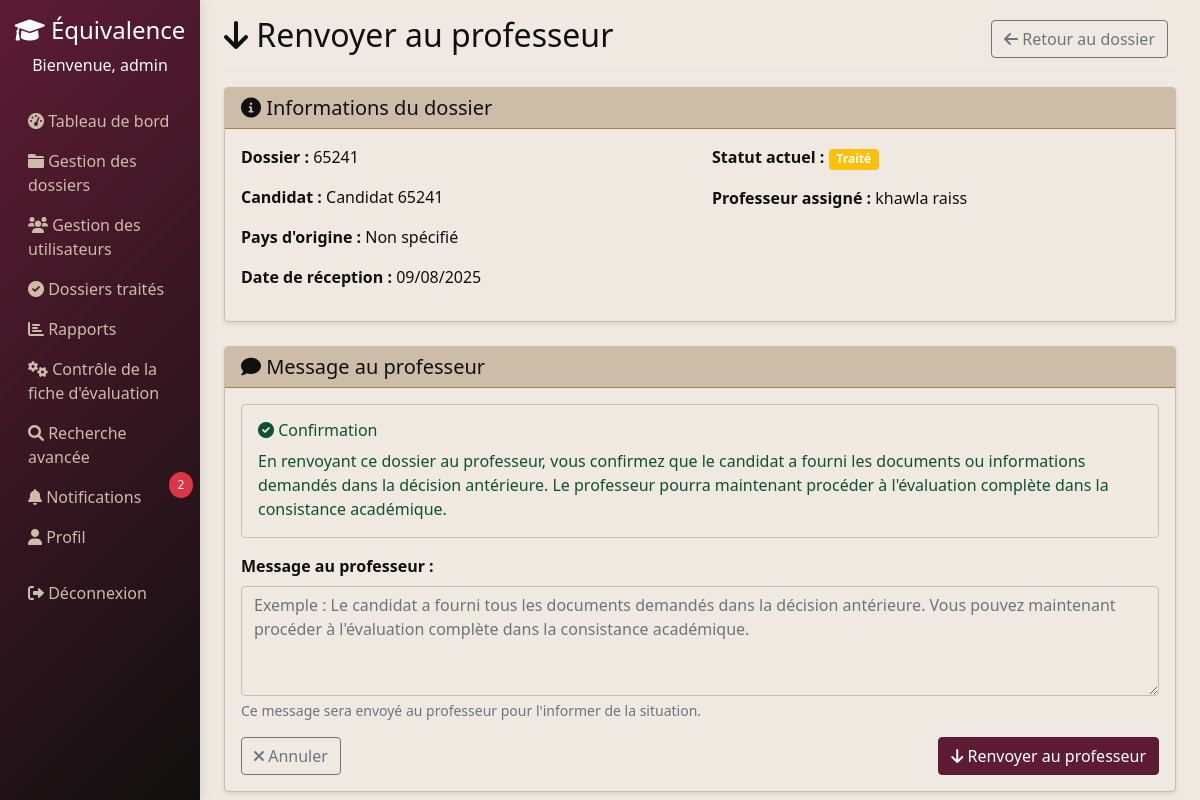
/dossiers/dossier/49/renvoyer-au-professeur/ (signed in), run on the app's committed database.
### users/models.py (models this page shows, shortened)
class CustomUser(AbstractUser):
    ADMIN = 'admin'
    PROFESSEUR = 'professeur'
    ROLE_CHOICES = [
        (ADMIN, 'Administrateur'),
        (PROFESSEUR, 'Professeur'),
    ]
    role = models.CharField(max_length=20, choices=ROLE_CHOICES, default=ADMIN)

### dossiers/models.py (models this page shows, shortened)
class Notification(models.Model):
    TYPES = [
        ('affectation', 'Affectation de dossier'),
        ('traitement', 'Traitement terminé'),
        ('evaluation', 'Nouvelle évaluation'),
        ('system', 'Notification système'),
        ('retour', 'Retour à l\'admin'),
        ('renvoi', 'Renvoyer au professeur'),
    ]
    destinataire = models.ForeignKey(CustomUser, on_delete=models.CASCADE, related_name='notifications')
    type_notification = models.CharField(max_length=20, choices=TYPES)
    titre = models.CharField(max_length=255)
    message = models.TextField()
    dossier = models.ForeignKey(Dossier, on_delete=models.CASCADE, null=True, blank=True)
    date_creation = models.DateTimeField(auto_now_add=True)
    lu = models.BooleanField(default=False)
    class Meta:
        ordering = ['-date_creation']

class Dossier(models.Model):
    STATUT_CHOICES = [
        ('non_traite', 'Non traité'),
        ('en_cours', 'En cours'),
        ('traite', 'Traité'),
        ('archive', 'Archivé'),
    ]
    titre = models.CharField(max_length=255)
    description = models.TextField(blank=True)
    date_reception = models.DateField(auto_now_add=True)
    statut = models.CharField(max_length=20, choices=STATUT_CHOICES, default='non_traite')
    professeurs = models.ManyToManyField(settings.AUTH_USER_MODEL, related_name='dossiers_attribues', blank=True)

class Candidat(models.Model):
    dossier = models.OneToOneField(Dossier, on_delete=models.CASCADE, related_name='candidat')
    nom = models.CharField(max_length=255)
    date_arrivee = models.DateField()
    pays_origine = models.CharField(max_length=100)

### dossiers/views.py (the view, shortened to what this page needs)
# urls.py: path('dossier/<int:dossier_id>/renvoyer-au-professeur/', views.renvoyer_au_professeur, name='renvoyer_au_professeur'),
@login_required
def renvoyer_au_professeur(request, dossier_id):
    if request.user.role != 'admin':
        messages.error(request, "Accès non autorisé")
        return redirect('dossiers:dashboard')
    dossier = get_object_or_404(Dossier, id=dossier_id)
    candidat = get_object_or_404(Candidat, dossier=dossier)
    context = {
        'dossier': dossier,
        'candidat': candidat,
    }
    return render(request, 'dossiers/renvoyer_au_professeur.html', context)

### templates/dossiers/renvoyer_au_professeur.html (shortened to what this page needs)
{% extends 'base.html' %}
{% block content %}
<div class="d-flex justify-content-between flex-wrap flex-md-nowrap align-items-center pt-3 pb-2 mb-3 border-bottom">
    <h1 class="h2"><i class="fas fa-arrow-down"></i> Renvoyer au professeur</h1>
    <div>
        <a href="{% url 'dossiers:dossier_detail' dossier.id %}" class="btn btn-outline-secondary me-2">
            <i class="fas fa-arrow-left"></i> Retour au dossier
        </a>
    </div>
</div>
<div class="card mb-4">
    <div class="card-header">
        <h5 class="mb-0"><i class="fas fa-info-circle"></i> Informations du dossier</h5>
    </div>
    <div class="card-body">
        <div class="row">
            <div class="col-md-6">
                <p><strong>Dossier :</strong> {{ dossier.titre }}</p>
                <p><strong>Candidat :</strong> {{ candidat.nom }}</p>
                <p><strong>Pays d'origine :</strong> {{ candidat.pays_origine }}</p>
                <p><strong>Date de réception :</strong> {{ dossier.date_reception|date:"d/m/Y" }}</p>
            </div>
            <div class="col-md-6">
                <p><strong>Statut actuel :</strong>
                    <span class="badge bg-warning">{{ dossier.get_statut_display }}</span>
                </p>
                <p><strong>Professeur assigné :</strong>
                    {% for prof in dossier.professeurs.all %}
                        {% if prof.role == 'professeur' %}
                            {{ prof.get_full_name|default:prof.username }}
                        {% endif %}
                    {% endfor %}
                </p>
            </div>
        </div>
    </div>
</div>
<div class="card">
    <div class="card-header">
        <h5 class="mb-0"><i class="fas fa-comment"></i> Message au professeur</h5>
    </div>
    <div class="card-body">
        <div class="alert alert-success">
            <h6><i class="fas fa-check-circle"></i> Confirmation</h6>
            <p class="mb-0">
                En renvoyant ce dossier au professeur, vous confirmez que le candidat a fourni les documents ou informations demandés dans la décision antérieure.
                Le professeur pourra maintenant procéder à l'évaluation complète dans la consistance académique.
            </p>
        </div>
        <form method="post" class="mt-3">
            <div class="mb-3">
                <label for="message_admin" class="form-label">
                    <strong>Message au professeur :</strong>
                </label>
                <textarea name="message_admin" id="message_admin" class="form-control" rows="4"
                          placeholder="Exemple : Le candidat a fourni tous les documents demandés dans la décision antérieure. Vous pouvez maintenant procéder à l'évaluation complète dans la consistance académique."></textarea>
                <div class="form-text">
                    Ce message sera envoyé au professeur pour l'informer de la situation.
                </div>
            </div>
            <div class="d-flex justify-content-between">
                <a href="{% url 'dossiers:dossier_detail' dossier.id %}" class="btn btn-outline-secondary">
                    <i class="fas fa-times"></i> Annuler
                </a>
                <button type="submit" class="btn btn-primary">
                    <i class="fas fa-arrow-down"></i> Renvoyer au professeur
                </button>
            </div>
        </form>
    </div>
</div>
{% endblock %}

### templates/base.html (shortened to what this page needs)
{% load static %}
<!DOCTYPE html>
<html lang="fr">
<head>
    <link href="https://cdn.jsdelivr.net/npm/bootstrap@5.1.3/dist/css/bootstrap.min.css" rel="stylesheet">
    <link href="https://cdnjs.cloudflare.com/ajax/libs/font-awesome/6.0.0/css/all.min.css" rel="stylesheet">
</head>
<body>
    {% if user.is_authenticated %}
    <div class="container-fluid">
        <div class="row">
            <nav class="col-md-3 col-lg-2 d-md-block sidebar collapse">
                <div class="position-sticky pt-3">
                    <div class="text-center mb-4">
                        <h4 class="text-white"><i class="fas fa-graduation-cap"></i> Équivalence</h4>
                        <p class="text-light">Bienvenue, {{ user.username }}</p>
                    </div>
                    <ul class="nav flex-column">
                        <li class="nav-item">
                            <a class="nav-link" href="{% url 'dossiers:dashboard' %}">
                                <i class="fas fa-tachometer-alt"></i> Tableau de bord
                            </a>
                        </li>
                        {% if user.role == 'admin' %}
                        <li class="nav-item">
                            <a class="nav-link" href="{% url 'dossiers:gestion_dossiers' %}">
                                <i class="fas fa-folder"></i> Gestion des dossiers
                            </a>
                        </li>
                        <li class="nav-item">
                            <a class="nav-link" href="{% url 'users:gestion_utilisateurs' %}">
                                <i class="fas fa-users"></i> Gestion des utilisateurs
                            </a>
                        </li>
                        <li class="nav-item">
                            <a class="nav-link" href="{% url 'dossiers:dossiers_traites_admin' %}">
                                <i class="fas fa-check-circle"></i> Dossiers traités
                            </a>
                        </li>
                        <li class="nav-item">
                            <a class="nav-link" href="{% url 'dossiers:rapports_statistiques' %}">
                                <i class="fas fa-chart-bar"></i> Rapports
                            </a>
                        </li>
                        <li class="nav-item">
                            <a class="nav-link" href="{% url 'dossiers:controle_fiche_evaluation' %}">
                                <i class="fas fa-cogs"></i> Contrôle de la fiche d'évaluation
                            </a>
                        </li>
                        {% else %}
                        <li class="nav-item">
                            <a class="nav-link" href="{% url 'dossiers:professeur_dossiers' %}">
                                <i class="fas fa-folder-open"></i> Mes dossiers
                            </a>
                        </li>
                        {% endif %}
                        <li class="nav-item">
                            <a class="nav-link" href="{% url 'dossiers:recherche_avancee' %}">
                                <i class="fas fa-search"></i> Recherche avancée
                            </a>
                        </li>
                        <li class="nav-item">
                            <a class="nav-link position-relative" href="{% url 'dossiers:notifications' %}">
                                <i class="fas fa-bell"></i> Notifications
                                {% if user.notifications.all %}
                                <span class="notification-badge">{{ user.notifications.all|length }}</span>
                                {% endif %}
                            </a>
                        </li>
                        <li class="nav-item">
                            <a class="nav-link" href="{% url 'users:profile' %}">
                                <i class="fas fa-user"></i> Profil
                            </a>
                        </li>
                        <li class="nav-item mt-3">
                            <a class="nav-link text-danger" href="{% url 'logout' %}">
                                <i class="fas fa-sign-out-alt"></i> Déconnexion
                            </a>
                        </li>
                    </ul>
                </div>
            </nav>
            <main class="col-md-9 ms-sm-auto col-lg-10 px-md-4">
                {% block content %}{% endblock %}
            </main>
        </div>
    </div>
    {% else %}
        {% block login_content %}{% endblock %}
    {% endif %}
</body>
</html>

### templates/base.html (style rules this page uses)
:root { --color-black: #11100F; --color-dark-maroon: #5D1C34; --color-muted-gold: #A67D44; --color-sage-green: #899481; --color-light-taupe: #CDBCA8; --color-off-white: #EFE9E1; }
body { background-color: var(--color-off-white); color: var(--color-black); font-family: 'Segoe UI', Tahoma, Geneva, Verdana, sans-serif; }
.sidebar { min-height: 100vh; background: linear-gradient(135deg, var(--color-dark-maroon) 0%, var(--color-black) 100%); box-shadow: 2px 0 10px rgba(0,0,0,0.1); }
.nav-link { color: var(--color-light-taupe) !important; transition: all 0.3s ease; }
.card { background-color: var(--color-off-white); border: 1px solid var(--color-light-taupe); box-shadow: 0 2px 4px rgba(0,0,0,0.1); }
.card-header { background-color: var(--color-light-taupe); color: var(--color-black); border-bottom: 1px solid var(--color-muted-gold); }
.btn-primary { background-color: var(--color-dark-maroon); border-color: var(--color-dark-maroon); }
.badge { background-color: var(--color-sage-green); }
.alert { background-color: var(--color-off-white); border-color: var(--color-light-taupe); }
.form-control, .form-select { background-color: var(--color-off-white); border-color: var(--color-light-taupe); }
.notification-badge { position: absolute; top: -5px; right: -5px; background-color: #dc3545; color: white; border-radius: 50%; padding: 0.25rem 0.5rem; font-size: 0.75rem; min-width: 1.5rem; text-align: center; }

### data on the page
CustomUser: username "admin", notifications.all|length "2"
Dossier: titre "65241", date_reception "09/08/2025", statut "Traité"
Candidat: nom "Candidat 65241", pays_origine "Non spécifié"
CustomUser: get_full_name "khawla raiss"
